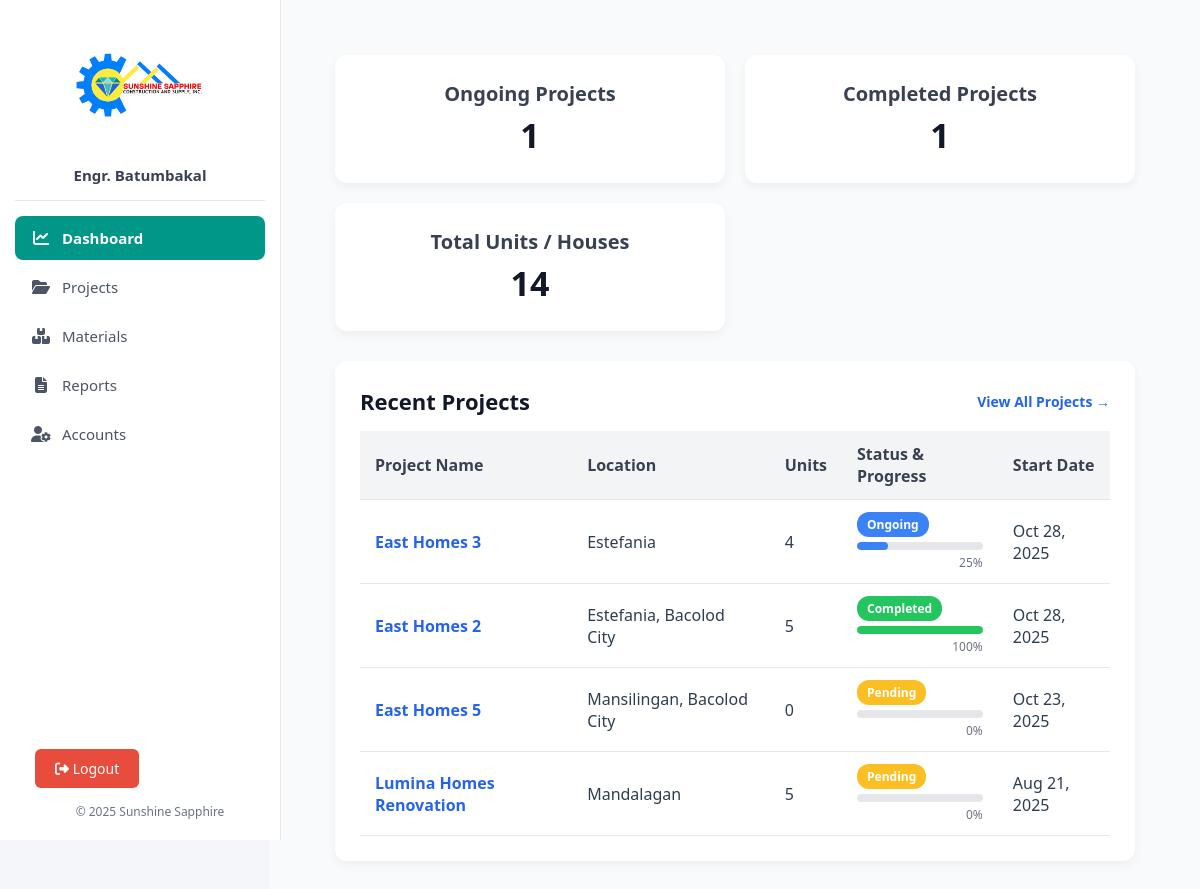
The app's page /dashboard.php (signed in) with its own data.
### tables this page shows
CREATE TABLE `projects` (
  `id` int(11) NOT NULL AUTO_INCREMENT,
  `name` varchar(255) NOT NULL,
  `location` varchar(255) DEFAULT NULL,
  `units` int(11) NOT NULL DEFAULT 0,
  `progress` int(11) DEFAULT 0,
  `status` enum('Ongoing','Completed','Pending') NOT NULL DEFAULT 'Pending',
  `is_deleted` tinyint(1) DEFAULT 0,
  `deleted_at` datetime DEFAULT NULL,
  `created_at` timestamp NOT NULL DEFAULT current_timestamp(),
  `folder_path` varchar(255) DEFAULT NULL,
  PRIMARY KEY (`id`)
);

### dashboard.php (the view, shortened to what this page needs)
<?php
require_once __DIR__ . '/includes/db.php';
$total_ongoing = $conn->query("SELECT COUNT(*) AS total FROM projects WHERE status = 'Ongoing'")->fetch_assoc()['total'];
$total_completed = $conn->query("SELECT COUNT(*) AS total FROM projects WHERE projects.status = 'Completed'")->fetch_assoc()['total'];
$total_units = $conn->query("SELECT COUNT(*) AS total FROM project_units")->fetch_assoc()['total'] ?? 0;
$query = "
    SELECT
        p.id,
        p.name,
        p.location,
        p.status,
        p.created_at,
        (SELECT COUNT(*) FROM project_units pu WHERE pu.project_id = p.id) AS unit_count,
        COALESCE((
            SELECT ROUND(AVG(pu.progress))
            FROM project_units pu
            WHERE pu.project_id = p.id
        ), 0) AS progress
    FROM projects p
    ORDER BY p.id DESC
    LIMIT 5
";
$projects = $conn->query($query);
require_once __DIR__ . '/includes/header.php';
?>
<div class="dashboard-container">
    <div class="stats-grid">
        <div class="stat-card">
            <h3>Ongoing Projects</h3>
            <p><?= $total_ongoing ?></p>
        </div>
        <div class="stat-card">
            <h3>Completed Projects</h3>
            <p><?= $total_completed ?></p>
        </div>
        <div class="stat-card">
            <h3>Total Units / Houses</h3>
            <p><?= $total_units ?></p>
        </div>
    </div>
    <div class="table-card">
        <div class="table-header">
            <h3>Recent Projects</h3>
            <a href="uploads/projects.php" class="view-all-link">View All Projects →</a>
        </div>
        <table class="table">
            <thead>
                <tr>
                    <th>Project Name</th>
                    <th>Location</th>
                    <th>Units</th>
                    <th>Status & Progress</th>
                    <th>Start Date</th>
                </tr>
            </thead>
            <tbody>
                <?php if ($projects->num_rows > 0): ?>
                    <?php while ($p = $projects->fetch_assoc()): ?>
                        <?php
                            $progress = intval($p['progress'] ?? 0);
                            $status = $p['status'];
                            if ($progress >= 100) {
                                $status = 'Completed';
                            }
                        ?>
                        <tr>
                            <td>
                                <a href="modules/view_project.php?id=<?= $p['id'] ?>"
                                   style="color:#2563eb;text-decoration:none;font-weight:600;">
                                   <?= htmlspecialchars($p['name']) ?>
                                </a>
                            </td>
                            <td><?= htmlspecialchars($p['location']) ?></td>
                            <td><?= (int)$p['unit_count'] ?></td>
                            <td>
                                <span class="status-badge <?= htmlspecialchars($status) ?>">
                                    <?= htmlspecialchars($status) ?>
                                </span>
                                <div class="progress-container">
                                    <div class="progress-bar <?= htmlspecialchars($status) ?>"
                                         style="width: <?= $progress ?>%;"></div>
                                </div>
                                <div class="progress-text"><?= $progress ?>%</div>
                            </td>
                            <td><?= date('M d, Y', strtotime($p['created_at'])) ?></td>
                        </tr>
                    <?php endwhile; ?>
                <?php else: ?>
                    <tr><td colspan="5" style="text-align:center;color:#6b7280;">No projects found.</td></tr>
                <?php endif; ?>
            </tbody>
        </table>
    </div>
</div>
</div>
</body>
</html>

### includes/header.php (style rules this page uses)
body { margin: 0; font-family: "Segoe UI", sans-serif; background-color: #f4f6f9; color: #2c3e50; }

### dashboard.php (style rules this page uses)
.dashboard-container { padding: 25px; background-color: #f8fafc; min-height: 100vh; }
.stats-grid { display: grid; grid-template-columns: repeat(auto-fit, minmax(260px, 1fr)); gap: 20px; margin-bottom: 30px; }
.stat-card { background: #fff; border-radius: 12px; padding: 25px 30px; box-shadow: 0 4px 10px rgba(0,0,0,0.05); text-align: center; transition: transform 0.2s; }
.stat-card h3 { margin: 0; font-size: 20px; color: #374151; }
.stat-card p { font-size: 34px; font-weight: 700; margin: 5px 0 0; color: #111827; }
.table-card { background: #fff; border-radius: 12px; padding: 25px; box-shadow: 0 4px 10px rgba(0,0,0,0.05); }
.table-header { display: flex; justify-content: space-between; align-items: center; margin-bottom: 15px; }
.table-header h3 { font-size: 22px; font-weight: 700; color: #111827; margin: 0; }
.view-all-link { color: #2563eb; font-weight: 600; text-decoration: none; font-size: 14px; transition: color 0.2s ease; }
.table { width: 100%; border-collapse: collapse; }
.table th, .table td { padding: 12px 15px; text-align: left; border-bottom: 1px solid #e5e7eb; }
.table th { background-color: #f3f4f6; font-weight: 600; color: #374151; }
.status-badge { padding: 4px 10px; border-radius: 12px; font-size: 12px; color: #fff; font-weight: 600; }
.status-badge.Pending { background-color: #fbbf24; }
.status-badge.Ongoing { background-color: #3b82f6; }
.status-badge.Completed { background-color: #22c55e; }
.progress-container { margin-top: 8px; width: 100%; height: 8px; background-color: #e5e7eb; border-radius: 6px; overflow: hidden; }
.progress-bar { height: 100%; border-radius: 6px; transition: width 0.4s ease-in-out; }
.progress-bar.Ongoing { background-color: #3b82f6; }
.progress-bar.Completed { background-color: #22c55e; }
.progress-text { font-size: 12px; color: #6b7280; text-align: right; margin-top: 4px; }

### records on screen
projects: name "East Homes 3", location "Estefania", unit_count "4", status "Ongoing", progress "25", created_at "Oct 28, 2025"
projects: name "East Homes 2", location "Estefania, Bacolod City", unit_count "5", status "Completed", progress "100", created_at "Oct 28, 2025"
projects: name "East Homes 5", location "Mansilingan, Bacolod City", unit_count "0", status "Pending", progress "0", created_at "Oct 23, 2025"
projects: name "Lumina Homes Renovation", location "Mandalagan", unit_count "5", status "Pending", progress "0", created_at "Aug 21, 2025"

### other values on screen
$_SESSION['display_name'] "Engr. Batumbakal"
$total_ongoing "1"
$total_completed "1"
$total_units "14"
